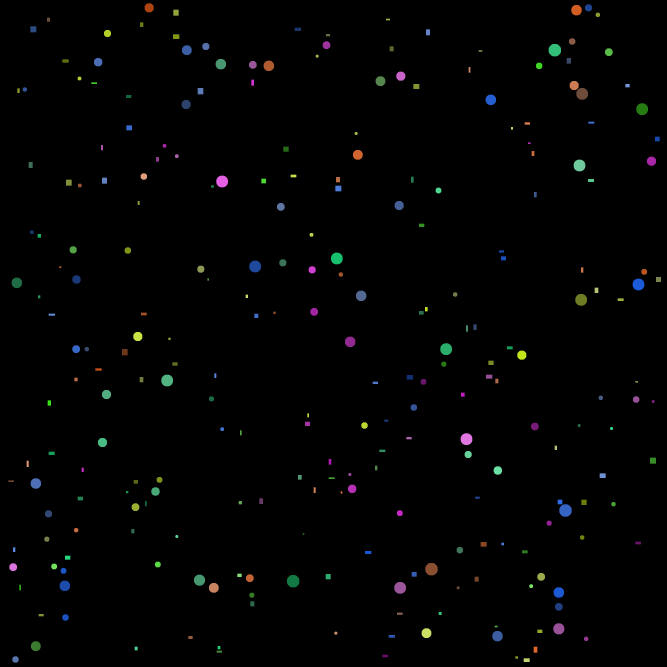
#> input picture balls_and_rects.png, 2000 x 2000 px (shown at 1/3 size)
$ python circ.py
#> lines starting #> are read from the running program, lines starting #| are printed output that depends on the picture; after the words box and inside, x2 and y2 are one past the last pixel; in counts of white or black regions, pixels touching at a corner belong together
import numpy as np
import matplotlib.pyplot as plt
from skimage.measure import label, regionprops
import cv2

def rgb2hsv(rgb_image):
    return cv2.cvtColor(rgb_image, cv2.COLOR_RGB2HSV)

image = plt.imread("balls_and_rects.png")
#> image is the input picture: shape (2000, 2000, 3) float32; mean R, G, B 0.00795, 0.00907, 0.00872
labeled = label(image.mean(2) > 0)
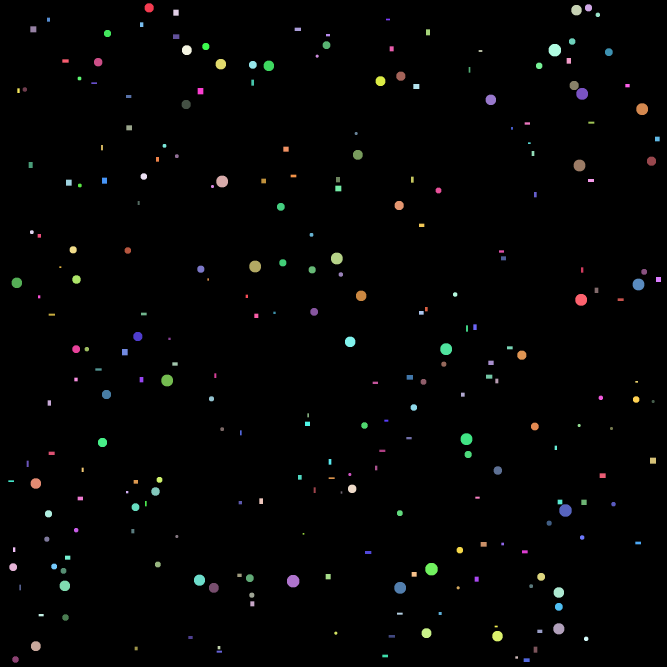
#> labeled: shape (2000, 2000) int32 (shown at 1/3 size); 258 distinct labels, from 0 to 257; one colour per label, 0 black
print(f"Количество фигур всего: {np.max(labeled)}")
#| Количество фигур всего: 257

# Convert to HSV
hsv = rgb2hsv(image)
#> in rgb2hsv, `return cv2.cvtColor(rgb_image, cv2.COLOR_RGB2HSV)`: returned value: shape (2000, 2000, 3) float32; mean H, S, V 3.1, 0, 0
h = hsv[:, :, 0]
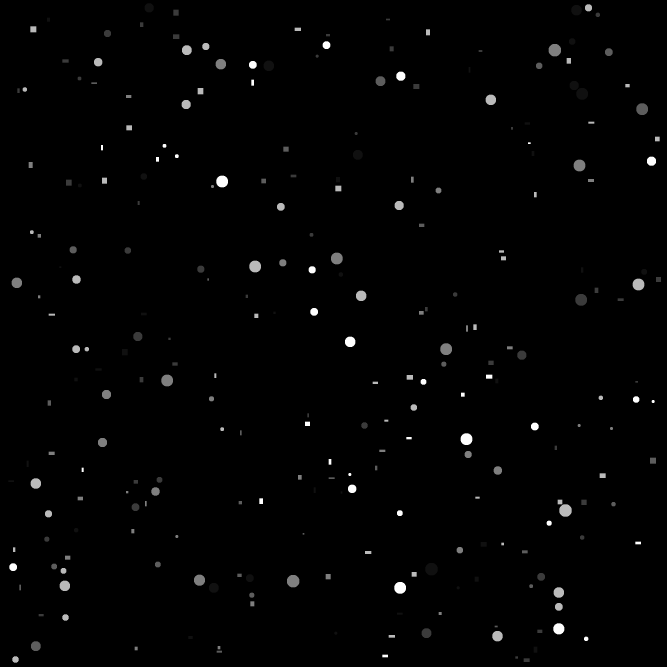
#> h: shape (2000, 2000) float32 (shown at 1/3 size); min 0, max 300, mean 3.1; drawn with min black and max white

colors = []
circle_colors = []
rect_colors = []
for region in regionprops(labeled):
    bbox = region.bbox

    if region.eccentricity == 0:
        r = h[bbox[0]:bbox[2], bbox[1]:bbox[3]]
        circle_colors.extend(np.unique(r)[1:].astype(int))
    else:

        rect_colors.extend(np.unique(r)[1:].astype(int))
#> this loop made 257 passes
#> bbox on passes 1 to 3: (10, 434, 37, 461), (13, 1755, 34, 1776), (15, 1714, 46, 1745)
#> pass 1, `r = h[bbox[0]:bbox[2], bbox[1]:bbox[3]]`:
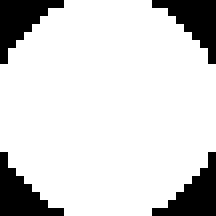
#> r: shape (27, 27) float32 (shown 8 times larger); values 0 (black) and 19.87 (white), 83.5% white; 4 black regions, box (x1, y1, x2, y2) and area: (0, 0, 8, 8) 30, (19, 0, 27, 8) 30, (0, 19, 8, 27) 30, (19, 19, 27, 27) 30
#> pass 2, `r = h[bbox[0]:bbox[2], bbox[1]:bbox[3]]`:
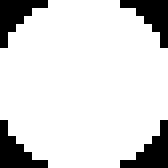
#> r: shape (21, 21) float32 (shown 8 times larger); values 0 (black) and 220 (white), 84.6% white; 4 black regions (4 under 20 px)
#> pass 3, `r = h[bbox[0]:bbox[2], bbox[1]:bbox[3]]`:
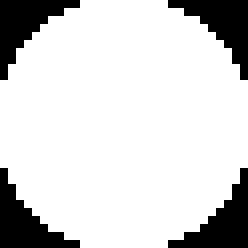
#> r: shape (31, 31) float32 (shown 8 times larger); values 0 (black) and 20 (white), 82.5% white; 4 black regions, box (x1, y1, x2, y2) and area: (0, 0, 10, 10) 42, (21, 0, 31, 10) 42, (0, 21, 10, 31) 42, (21, 21, 31, 31) 42
#> after the loop, circle_colors = 124 values, max 300 at index 6, min 19 at index 0, mean 157.7; rect_colors = 105 values, max 300 at index 26, min 19 at index 0, mean 143.6


unique_circles = set(circle_colors)
#> unique_circles = 11 items

for elem in unique_circles:
    print(f"Оттенок {elem} - {circle_colors.count(elem)} кругов")
#> this loop made 11 passes
#> elem on passes 1 to 11: 69, 70, 300, 109, 110, 19, 20, 149, 150, 219, 220
#| Оттенок 69 - 9 кругов
#| Оттенок 70 - 10 кругов
#| Оттенок 300 - 23 кругов
#| Оттенок 109 - 3 кругов
#| Оттенок 110 - 9 кругов
#| Оттенок 19 - 16 кругов
#| Оттенок 20 - 3 кругов
#| Оттенок 149 - 13 кругов
#> (further printed lines are left out)

unique_rects = set(rect_colors)
#> unique_rects = 11 items
for elem in unique_rects:
    print(f"Оттенок {elem} - {rect_colors.count(elem)} прямоугольников")
